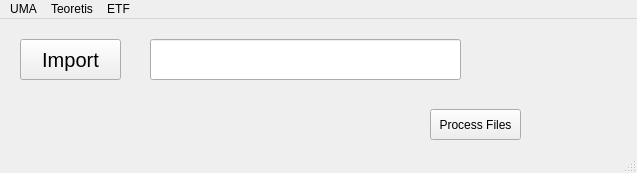
<?xml version="1.0" encoding="UTF-8"?>
<ui version="4.0">
 <class>MainWindow</class>
 <widget class="QMainWindow" name="MainWindow">
  <property name="geometry">
   <rect>
    <x>0</x>
    <y>0</y>
    <width>637</width>
    <height>173</height>
   </rect>
  </property>
  <property name="windowTitle">
   <string>MainWindow</string>
  </property>
  <widget class="QWidget" name="centralwidget">
   <widget class="QPushButton" name="pushButton">
    <property name="geometry">
     <rect>
      <x>430</x>
      <y>90</y>
      <width>91</width>
      <height>31</height>
     </rect>
    </property>
    <property name="text">
     <string>Process Files</string>
    </property>
   </widget>
   <widget class="QPushButton" name="btn_import">
    <property name="geometry">
     <rect>
      <x>20</x>
      <y>20</y>
      <width>101</width>
      <height>41</height>
     </rect>
    </property>
    <property name="font">
     <font>
      <family>Arial</family>
      <pointsize>15</pointsize>
      <weight>50</weight>
      <bold>false</bold>
     </font>
    </property>
    <property name="text">
     <string>Import</string>
    </property>
   </widget>
   <widget class="QLineEdit" name="txt_path">
    <property name="geometry">
     <rect>
      <x>150</x>
      <y>20</y>
      <width>311</width>
      <height>41</height>
     </rect>
    </property>
   </widget>
  </widget>
  <widget class="QMenuBar" name="menubar">
   <property name="geometry">
    <rect>
     <x>0</x>
     <y>0</y>
     <width>637</width>
     <height>21</height>
    </rect>
   </property>
   <widget class="QMenu" name="menuUMA">
    <property name="title">
     <string>UMA</string>
    </property>
    <addaction name="actionInsert"/>
    <addaction name="actionEdit"/>
    <addaction name="actionDownloader"/>
    <addaction name="actionBatch_Insert"/>
    <addaction name="actionEXPORT"/>
   </widget>
   <widget class="QMenu" name="menuTeoretis">
    <property name="title">
     <string>Teoretis</string>
    </property>
    <addaction name="actionDownloader_Teoretis"/>
    <addaction name="actionEXPORT_Teoretis"/>
   </widget>
   <widget class="QMenu" name="menuETF">
    <property name="title">
     <string>ETF</string>
    </property>
    <addaction name="actionInsert_2"/>
    <addaction name="actionEdit_2"/>
    <addaction name="actionBatch_Insert_2"/>
   </widget>
   <addaction name="menuUMA"/>
   <addaction name="menuTeoretis"/>
   <addaction name="menuETF"/>
  </widget>
  <widget class="QStatusBar" name="statusbar"/>
  <action name="actionUMA">
   <property name="text">
    <string>UMA</string>
   </property>
  </action>
  <action name="actionSUSPEND">
   <property name="text">
    <string>SUSPEND</string>
   </property>
  </action>
  <action name="actionUNSUSPEND">
   <property name="text">
    <string>UNSUSPEND</string>
   </property>
  </action>
  <action name="actionInsert">
   <property name="text">
    <string>Insert</string>
   </property>
  </action>
  <action name="actionEdit">
   <property name="text">
    <string>Edit</string>
   </property>
  </action>
  <action name="actionDownloader">
   <property name="text">
    <string>Downloader</string>
   </property>
  </action>
  <action name="actionBatch_Insert">
   <property name="text">
    <string>Batch Insert</string>
   </property>
  </action>
  <action name="actionEXPORT">
   <property name="text">
    <string>EXPORT</string>
   </property>
  </action>
  <action name="actionDownloader_Teoretis">
   <property name="text">
    <string>Downloader</string>
   </property>
  </action>
  <action name="actionEXPORT_Teoretis">
   <property name="text">
    <string>EXPORT</string>
   </property>
  </action>
  <action name="actionInsert_2">
   <property name="text">
    <string>Insert</string>
   </property>
  </action>
  <action name="actionEdit_2">
   <property name="text">
    <string>Edit</string>
   </property>
  </action>
  <action name="actionBatch_Insert_2">
   <property name="text">
    <string>Batch Insert</string>
   </property>
  </action>
 </widget>
 <resources/>
 <connections/>
</ui>
